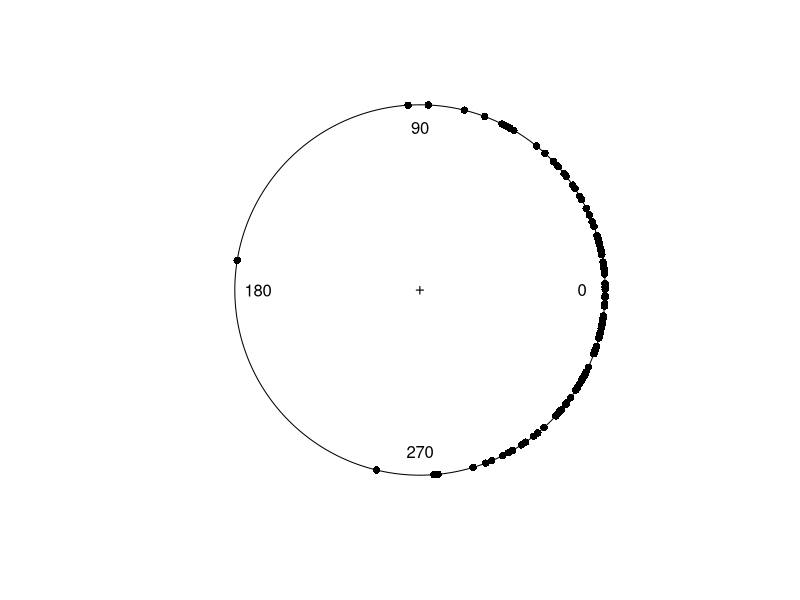
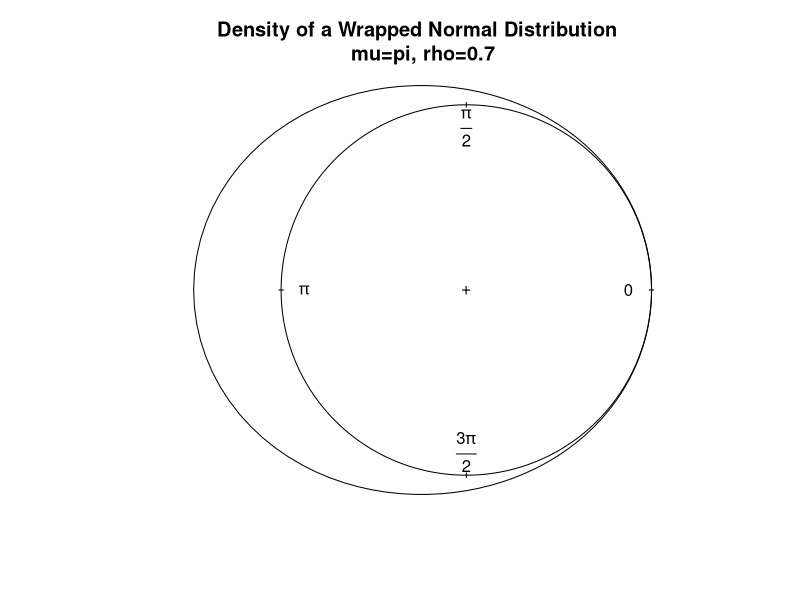
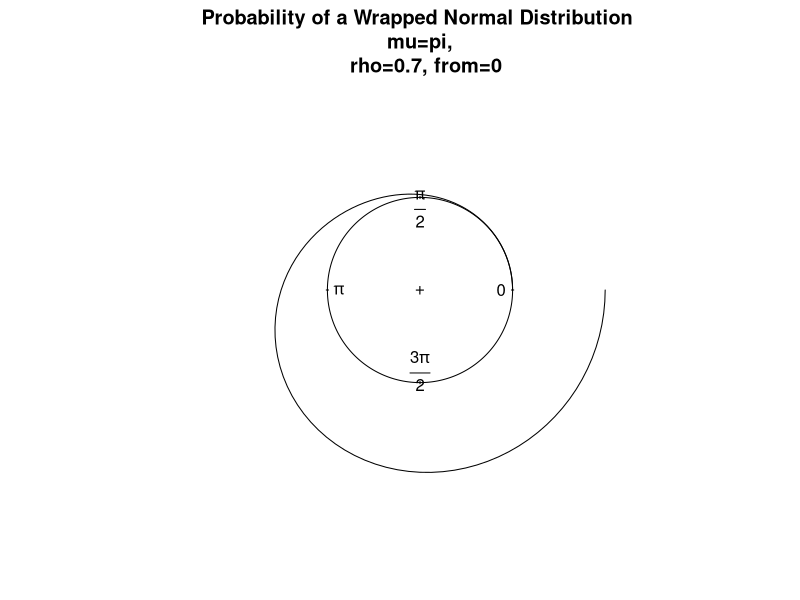
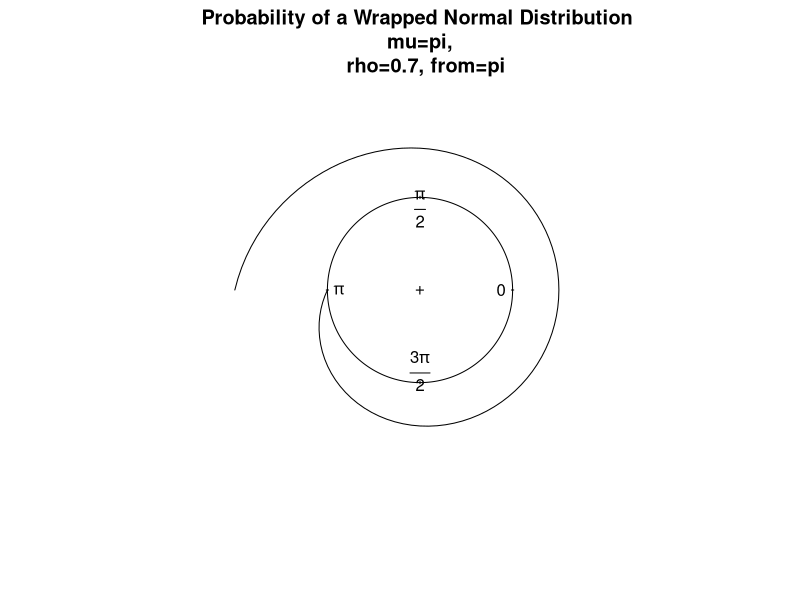
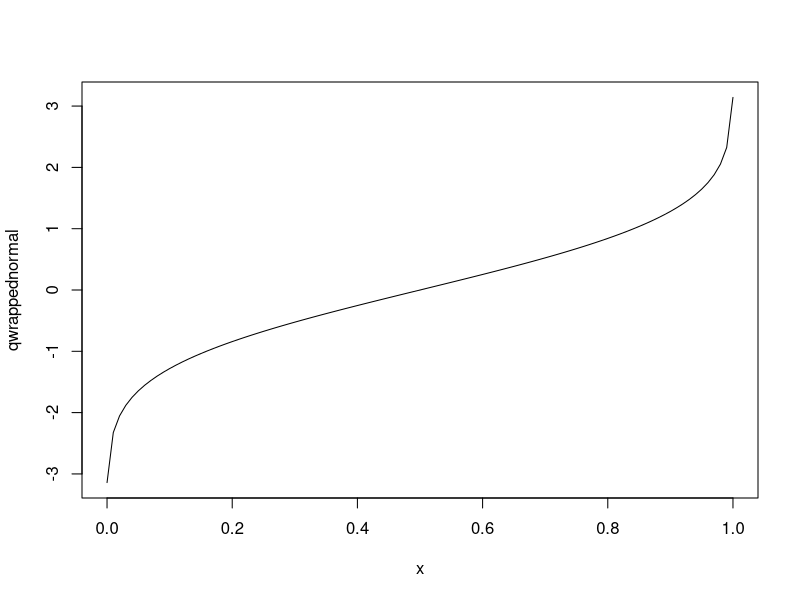
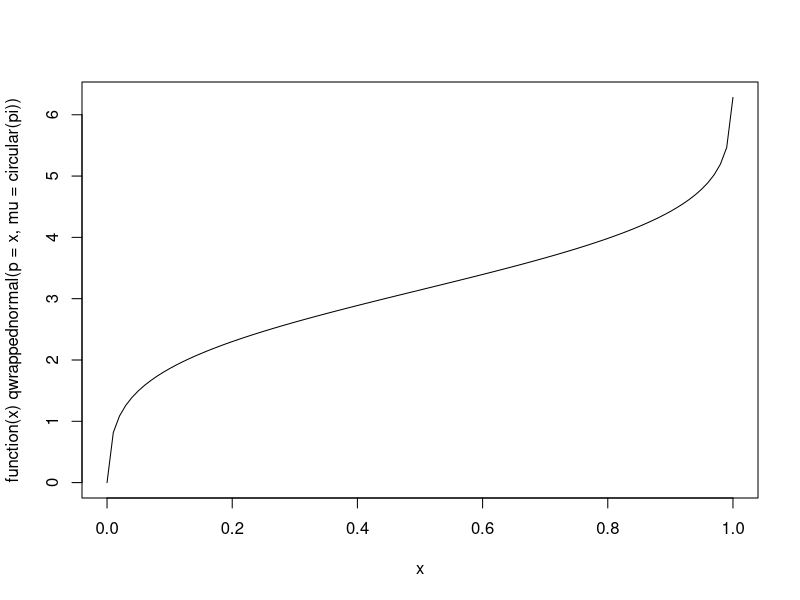

Reproduce these figures in R, in order.
library(circular)


### Name: wrappedNormal
### Title: Wrapped Normal Density Function
### Aliases: dwrappednormal rwrappednormal pwrappednormal qwrappednormal
### Keywords: distribution

### ** Examples


data1 <- rwrappednormal(100, mu=circular(0), rho=0.7, 
  control.circular=list(units="degrees"))
plot(data1)

ff <- function(x) dwrappednormal(x, mu=circular(pi), rho=0.7)
curve.circular(ff, join=TRUE, xlim=c(-1.5, 1), 
  main="Density of a Wrapped Normal Distribution \n mu=pi, rho=0.7")

ff <- function(x) pwrappednormal(x, mu=circular(pi), rho=0.7)
curve.circular(ff, join=FALSE, xlim=c(-2, 2), ylim=c(-2, 2), 
  to=(2*pi-3*.Machine$double.eps), modulo="asis", nosort=TRUE, 
  main="Probability of a Wrapped Normal Distribution \n mu=pi, 
  rho=0.7, from=0")

ff <- function(x) pwrappednormal(x, mu=circular(pi), rho=0.7, from=circular(pi))
curve.circular(ff, join=FALSE, xlim=c(-2, 2), ylim=c(-2, 2), from=-pi, 
  to=(pi-3*.Machine$double.eps), modulo="asis", nosort=TRUE, 
  main="Probability of a Wrapped Normal Distribution \n mu=pi, 
  rho=0.7, from=pi")

plot(qwrappednormal, from=0, to=1)
plot(function(x) qwrappednormal(p=x, mu=circular(pi)), from=0, to=1)
